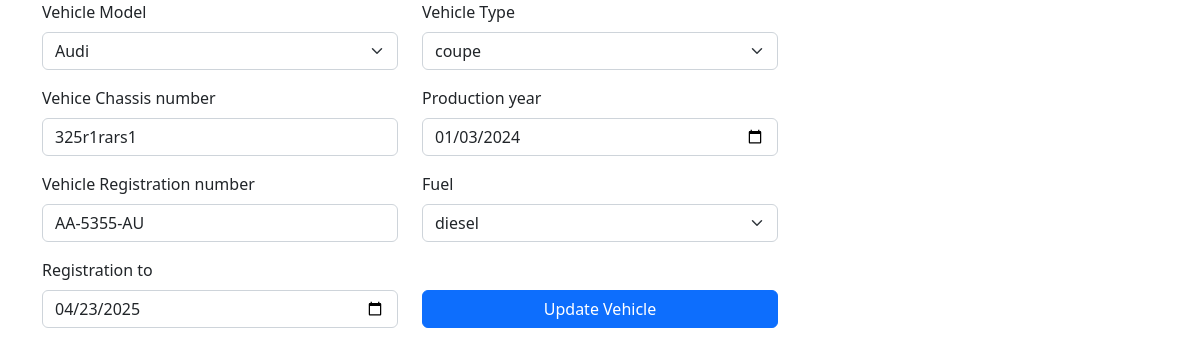
The page /edit_vehicle.php?id=13 (signed in) on the database its author committed.
### tables this page shows
CREATE TABLE `registrations` (
  `id` int(11) NOT NULL,
  `model` int(11) DEFAULT 0,
  `type` int(11) NOT NULL,
  `chassis_number` text NOT NULL,
  `production_year` date NOT NULL,
  `registration_number` text NOT NULL,
  `fuel_type` int(11) NOT NULL,
  `registration_to` date NOT NULL
);

CREATE TABLE `vehicle_models` (
  `id` int(11) NOT NULL,
  `vehicle_model` varchar(255) NOT NULL
);

CREATE TABLE `vehicle_types` (
  `id` int(11) NOT NULL,
  `vehicle_type` varchar(255) NOT NULL
);

CREATE TABLE `fuel_types` (
  `id` int(11) NOT NULL,
  `fuel_type` varchar(255) NOT NULL
);

### Classes/Vehicle-model.php (called while the page is built, shortened)
<?php
require_once 'Database.php';
class Vehicle_model extends Database
{
    public static function getVehicleModels($dbObj)
    {
        $sql = "SELECT * FROM vehicle_models";
        $stmt = $dbObj->prepare($sql);
        $stmt->execute();
        $vehicle_models = $stmt->fetchAll(PDO::FETCH_ASSOC);
        return $vehicle_models;
    }
}

### Classes/Vehicle.php (called while the page is built, shortened)
<?php
require_once 'Database.php';
class Vehicle extends Database
{
    public function getVehicleWithId($id)
    {
        $dbObj = $this->getDbObj();
        $sql = "SELECT reg.id, vehicle_models.vehicle_model as model, vehicle_types.vehicle_type as type, reg.chassis_number,
         reg.production_year, reg.registration_number, fuel_types.fuel_type, reg.registration_to FROM
         registrations as reg
         LEFT JOIN vehicle_models on reg.model = vehicle_models.id
         JOIN vehicle_types on reg.type = vehicle_types.id
         JOIN fuel_types on reg.fuel_type = fuel_types.id
         WHERE reg.id = :id";
        $stmt = $dbObj->prepare($sql);
        $stmt->bindParam(':id', $id, PDO::PARAM_INT);
        $stmt->execute();
        $vehicle = $stmt->fetch(PDO::FETCH_ASSOC);
        return $vehicle;
    }
}

### Classes/Database.php (called while the page is built, shortened)
<?php
class Database
{
    private $dbObj;
    public function __construct()
    {
        try {
            $this->dbObj = new PDO("mysql: host=localhost;dbname=challenge-17-db", "root", "");
        } catch (\PDOException $error) {
            echo "Can't connect with db";
            die();
        }
    }
    public function getDbObj()
    {
        return $this->dbObj;
    }
    public function getFuelTypes()
    {
        $dbObj = $this->getDbObj();
        $sql = "SELECT * FROM fuel_types";
        $stmt = $dbObj->prepare($sql);
        $stmt->execute();
        $fuelTypes = $stmt->fetchAll(PDO::FETCH_ASSOC);
        return $fuelTypes;
    }
    public function getVehicleTypes()
    {
        $dbObj = $this->getDbObj();
        $sql = "SELECT * FROM vehicle_types";
        $stmt = $dbObj->prepare($sql);
        $stmt->execute();
        $vehicleTypes = $stmt->fetchAll(PDO::FETCH_ASSOC);
        return $vehicleTypes;
    }
}

### edit_vehicle.php (the view, shortened to what this page needs)
<?php
require_once './autoload.php';
require_once './Classes/Vehicle-model.php';
$vehicleTypes = $dbObj->getVehicleTypes();
$fuelTypes = $dbObj->getFuelTypes();
$vehicleModels = Vehicle_model::getVehicleModels($dbConn);
$vehicleId = $_GET['id'];
$vehicle = $vehicleObj->getVehicleWithId($vehicleId);
?>
<!DOCTYPE html>
<html>
<head>
    <link rel="stylesheet" href="https://cdn.jsdelivr.net/npm/bootstrap@5.2.3/dist/css/bootstrap.min.css">
    <link rel="stylesheet" href="https://cdn.jsdelivr.net/npm/bootstrap-icons@1.10.4/font/bootstrap-icons.css">
</head>
<body>
    <div class="container">
        <div class="row">
            <div class="col-8">
                <form action="update-vehicle.php" method="POST">
                    <div class="row">
                        <div class="col-6">
                            <div class="mb-3">
                                <label for="model" class="form-label">Vehicle Model</label>
                                <select id="model" class="form-select" name='model' ?>">
                                    <?php for ($i = 0; $i < count($vehicleModels); $i++) : ?>
                                        <?php if ($vehicleModels[$i]['vehicle_model'] == $vehicle['model']) {
                                            $currentModelId = $vehicleModels[$i]['id'];
                                            continue;
                                        } ?>
                                    <?php endfor; ?>
                                    <option selected value="<?= $currentModelId  ?>"><?= $vehicle['model'] ?></option>
                                </select>
                            </div>
                            <div class="mb-3">
                                <label for="chassisNumber" class="form-label">Vehice Chassis number</label>
                                <input value="<?= $vehicle['chassis_number'] ?>" name="chassis_number" type="text" class="form-control" id="chassisNumber">
                            </div>
                            <div class="mb-3">
                                <label for="registratinNumber" class="form-label">Vehicle Registration number</label>
                                <input value="<?= $vehicle['registration_number'] ?>" name="registration_number" type="text" class="form-control" id="registratinNumber">
                            </div>
                            <div class="mb-3">
                                <label for="registrationDate" class="form-label">Registration to</label>
                                <input value="<?= $vehicle['registration_to'] ?>" name="registration_to" type="date" class="form-control" id="registrationDate">
                            </div>
                        </div>
                        <div class="col-6">
                            <div class="mb-3">
                                <label for="type" class="form-label">Vehicle Type</label>
                                <select id="type" class="form-select" name='type' ?>">
                                    <?php for ($i = 0; $i < count($vehicleTypes); $i++) : ?>
                                        <?php if ($vehicleTypes[$i]['vehicle_type'] == $vehicle['type']) {
                                            $currentTypelId = $vehicleTypes[$i]['id'];
                                            continue;
                                        } ?>
                                    <?php endfor; ?>
                                    <option selected value="<?= $currentTypelId  ?>"><?= $vehicle['type'] ?></option>
                                </select>
                            </div>
                            <div class="mb-3">
                                <label for="productionYear" class="form-label">Production year</label>
                                <input value="<?= $vehicle['production_year'] ?>" name="production_year" type="date" class="form-control" id="productionYear">
                            </div>
                            <div class="mb-3">
                                <label for="fuel_type" class="form-label">Fuel</label>
                                <select id="fuel_type" class="form-select" name='fuel_type' ?>">
                                    <?php for ($i = 0; $i < count($fuelTypes); $i++) : ?>
                                        <?php if ($fuelTypes[$i]['fuel_type'] == $vehicle['fuel_type']) {
                                            $currentFuelTypelId = $fuelTypes[$i]['id'];
                                            continue;
                                        } ?>
                                    <?php endfor; ?>
                                    <option selected value="<?= $currentFuelTypelId  ?>"><?= $vehicle['fuel_type'] ?></option>
                                </select>
                            </div>
                            <div class="mb-3">
                                <div class="mt-5">
                                    <button type="submit" class="btn btn-primary w-100">Update Vehicle</button>
                                </div>
                            </div>
                        </div>
                    </div>
                </form>
            </div>
        </div>
    </div>
</body>
</html>

### rows shown on the page
registrations: model "Audi", chassis_number "325r1rars1", registration_number "AA-5355-AU", registration_to "04/23/2025", type "coupe", production_year "01/03/2024", fuel_type "diesel"
